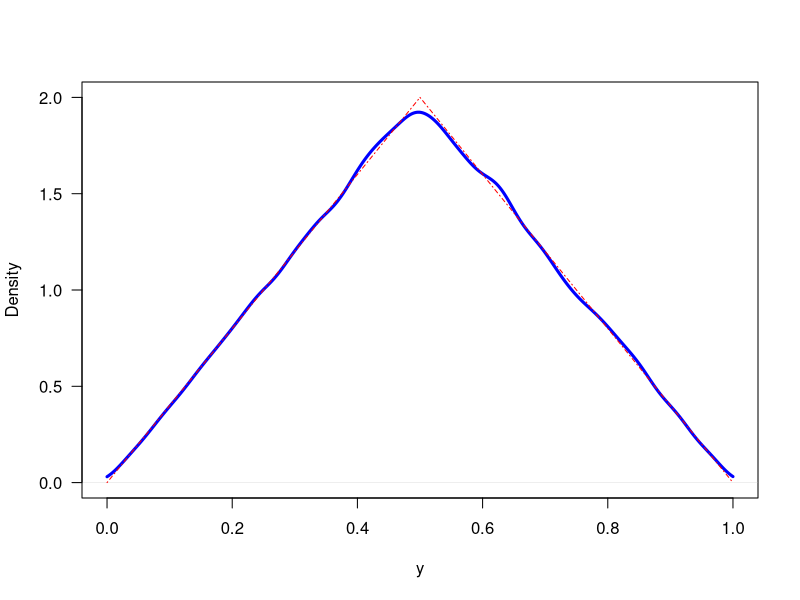

Recreate this plot in R.
print('file: RandomTentDensityEstimate')
# estimate density from 1e5 random numbers from tent PDF (7/2016)')
set.seed(1953)
M = 1e5; r = runif(M);  # uniformly distributed random numbers
y = numeric(M)
for (k in 1:M) {    # transformation y(x)
  x = r[k];
  if (x < 0.5) {y[k] = sqrt(x/2)}
  else {y[k] = 1-sqrt((1-x)/2)}}
# png('tentDensityEstimate160722.png',width=16,height=12,units='cm',res=300)
plot(density(y,from=0.0,to=1.0),type='l',lwd=3,col='blue',
     xlab='y',ylab='Density',main='',las=1,xlim=c(0,1),ylim=c(0,2))
dy = 0.01; y1 = seq(0,0.5,dy); y2 = seq(0.5,1,dy)
q1 = 4*y1; q2 = 4*(1-y2)
lines(y1,q1,lwd=1,col='red',lty=4)
lines(y2,q2,lwd=1,col='red',lty=4)
# dev.off()
